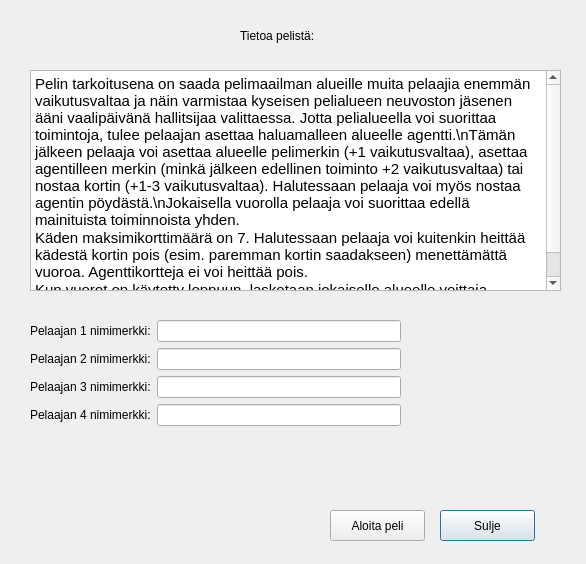
<?xml version="1.0" encoding="UTF-8"?>
<ui version="4.0">
 <class>SetupWindow</class>
 <widget class="QDialog" name="SetupWindow">
  <property name="geometry">
   <rect>
    <x>0</x>
    <y>0</y>
    <width>586</width>
    <height>564</height>
   </rect>
  </property>
  <property name="windowTitle">
   <string>Dialog</string>
  </property>
  <widget class="QPushButton" name="Suljebutton">
   <property name="geometry">
    <rect>
     <x>440</x>
     <y>510</y>
     <width>95</width>
     <height>31</height>
    </rect>
   </property>
   <property name="text">
    <string>Sulje</string>
   </property>
  </widget>
  <widget class="QPushButton" name="Aloitabutton">
   <property name="geometry">
    <rect>
     <x>330</x>
     <y>510</y>
     <width>95</width>
     <height>31</height>
    </rect>
   </property>
   <property name="text">
    <string>Aloita peli</string>
   </property>
  </widget>
  <widget class="QLabel" name="Title_label">
   <property name="geometry">
    <rect>
     <x>240</x>
     <y>20</y>
     <width>111</width>
     <height>31</height>
    </rect>
   </property>
   <property name="text">
    <string>Tietoa pelistä:</string>
   </property>
  </widget>
  <widget class="QTextBrowser" name="saantoBox">
   <property name="geometry">
    <rect>
     <x>30</x>
     <y>70</y>
     <width>531</width>
     <height>221</height>
    </rect>
   </property>
   <property name="html">
    <string>&lt;!DOCTYPE HTML PUBLIC &quot;-//W3C//DTD HTML 4.0//EN&quot; &quot;http://www.w3.org/TR/REC-html40/strict.dtd&quot;&gt;
&lt;html&gt;&lt;head&gt;&lt;meta name=&quot;qrichtext&quot; content=&quot;1&quot; /&gt;&lt;style type=&quot;text/css&quot;&gt;
p, li { white-space: pre-wrap; }
&lt;/style&gt;&lt;/head&gt;&lt;body style=&quot; font-family:'Cantarell'; font-size:11pt; font-weight:400; font-style:normal;&quot;&gt;
&lt;p style=&quot; margin-top:0px; margin-bottom:0px; margin-left:0px; margin-right:0px; -qt-block-indent:0; text-indent:0px;&quot;&gt;Pelin tarkoitusena on saada pelimaailman alueille muita pelaajia enemmän vaikutusvaltaa ja näin varmistaa kyseisen pelialueen neuvoston jäsenen ääni vaalipäivänä hallitsijaa valittaessa. Jotta pelialueella voi suorittaa toimintoja, tulee pelaajan asettaa haluamalleen alueelle agentti.\nTämän jälkeen pelaaja voi asettaa alueelle pelimerkin (+1 vaikutusvaltaa), asettaa agentilleen merkin (minkä jälkeen edellinen toiminto +2 vaikutusvaltaa) tai nostaa kortin (+1-3 vaikutusvaltaa). Halutessaan pelaaja voi myös nostaa agentin pöydästä.\nJokaisella vuorolla pelaaja voi suorittaa edellä mainituista toiminnoista yhden. &lt;/p&gt;
&lt;p style=&quot; margin-top:0px; margin-bottom:0px; margin-left:0px; margin-right:0px; -qt-block-indent:0; text-indent:0px;&quot;&gt;Käden maksimikorttimäärä on 7. Halutessaan pelaaja voi kuitenkin heittää kädestä kortin pois (esim. paremman kortin saadakseen) menettämättä vuoroa. Agenttikortteja ei voi heittää pois.&lt;/p&gt;
&lt;p style=&quot; margin-top:0px; margin-bottom:0px; margin-left:0px; margin-right:0px; -qt-block-indent:0; text-indent:0px;&quot;&gt;Kun vuorot on käytetty loppuun, lasketaan jokaiselle alueelle voittaja. Tasatilanteessa suurimman kokonaisvaikutusvallan omaava pelaaja voittaa.&lt;/p&gt;&lt;/body&gt;&lt;/html&gt;</string>
   </property>
  </widget>
  <widget class="QWidget" name="formLayoutWidget">
   <property name="geometry">
    <rect>
     <x>30</x>
     <y>320</y>
     <width>371</width>
     <height>171</height>
    </rect>
   </property>
   <layout class="QFormLayout" name="playerLayout">
    <item row="0" column="0">
     <widget class="QLabel" name="p1Label">
      <property name="text">
       <string>Pelaajan 1 nimimerkki:</string>
      </property>
     </widget>
    </item>
    <item row="0" column="1">
     <widget class="QLineEdit" name="p1Name"/>
    </item>
    <item row="1" column="0">
     <widget class="QLabel" name="p2Label">
      <property name="text">
       <string>Pelaajan 2 nimimerkki:</string>
      </property>
     </widget>
    </item>
    <item row="1" column="1">
     <widget class="QLineEdit" name="p2Name"/>
    </item>
    <item row="2" column="0">
     <widget class="QLabel" name="p3Label">
      <property name="text">
       <string>Pelaajan 3 nimimerkki:</string>
      </property>
     </widget>
    </item>
    <item row="2" column="1">
     <widget class="QLineEdit" name="p3Name"/>
    </item>
    <item row="3" column="0">
     <widget class="QLabel" name="p4Label">
      <property name="text">
       <string>Pelaajan 4 nimimerkki:</string>
      </property>
     </widget>
    </item>
    <item row="3" column="1">
     <widget class="QLineEdit" name="p4Name"/>
    </item>
   </layout>
  </widget>
 </widget>
 <tabstops>
  <tabstop>Aloitabutton</tabstop>
  <tabstop>Suljebutton</tabstop>
 </tabstops>
 <resources/>
 <connections/>
 <slots>
  <slot>aloita_peli()</slot>
 </slots>
</ui>
